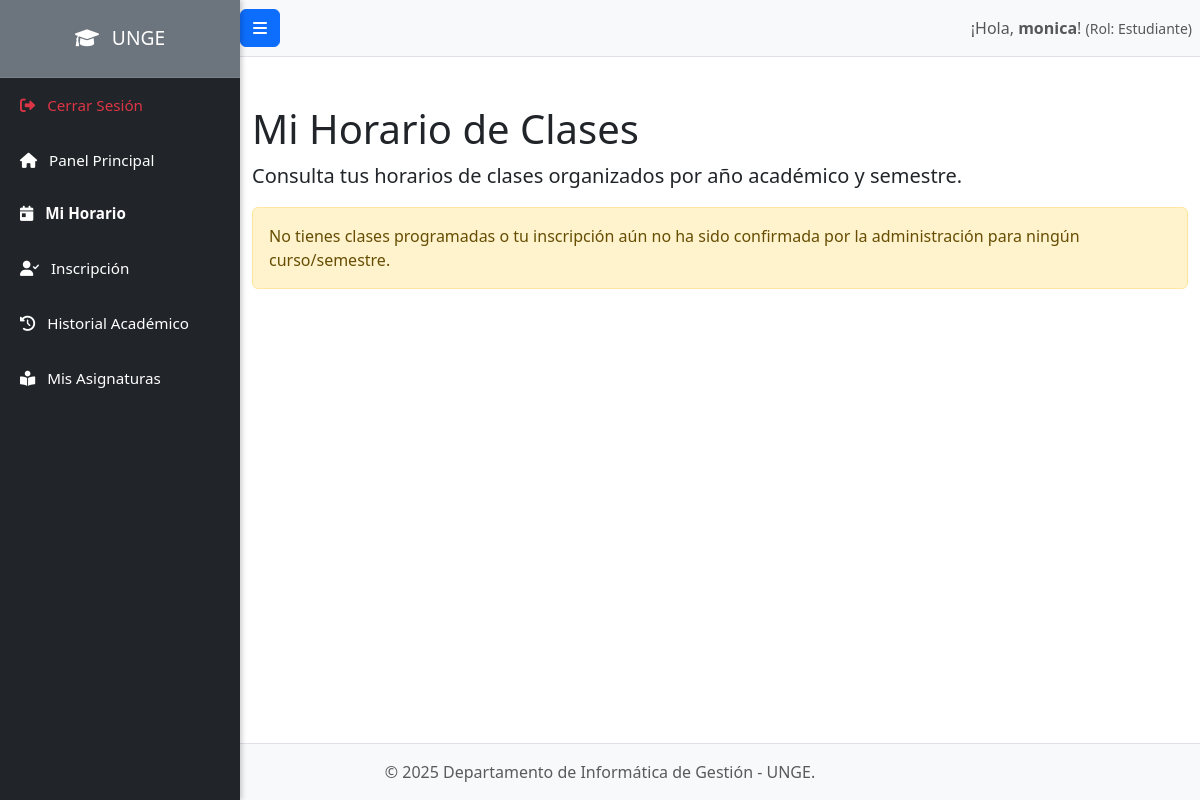
Before: /estudiantes/horarios.php (signed in) with the older database file.
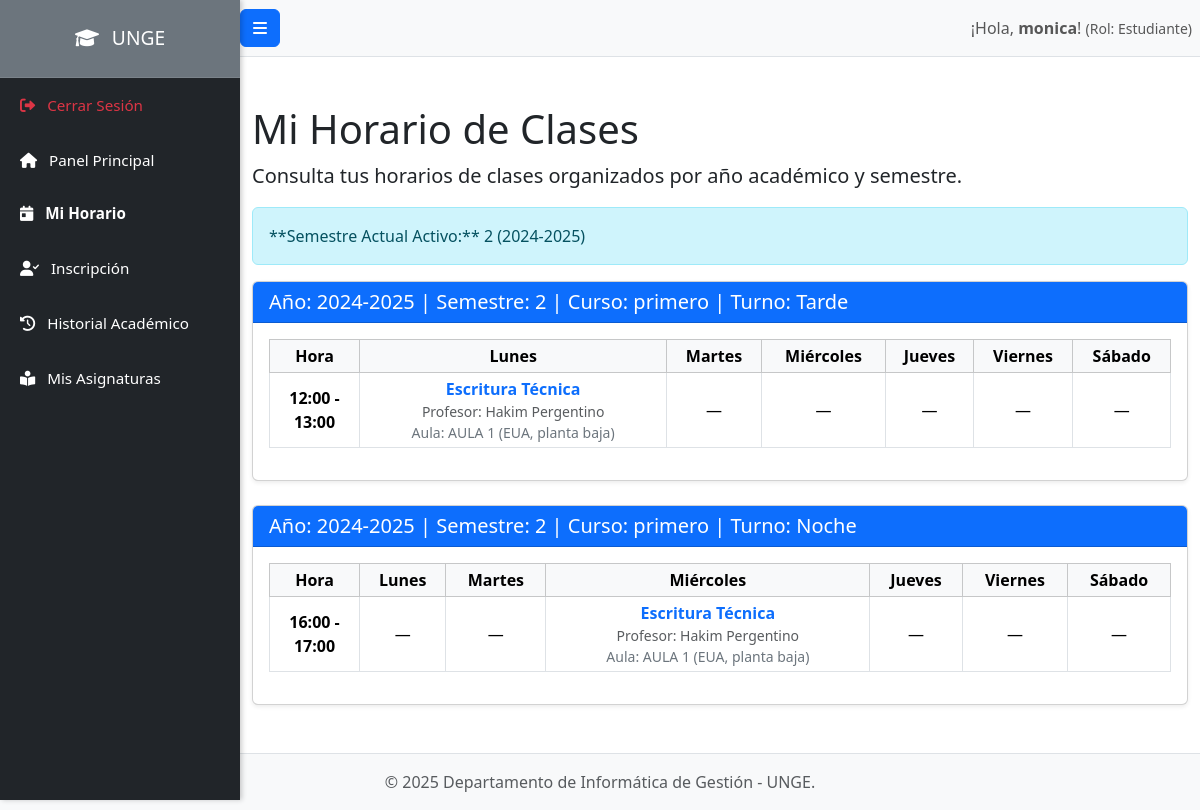
After: the same page with the newer database file.
### tables this page shows
CREATE TABLE `semestres` (
  `id` int(11) NOT NULL,
  `id_anio_academico` int(11) NOT NULL,
  `numero_semestre` int(11) NOT NULL,
  `fecha_inicio` date NOT NULL,
  `fecha_fin` date NOT NULL,
  `id_curso_asociado_al_semestre` int(11) DEFAULT NULL
);

CREATE TABLE `anios_academicos` (
  `id` int(11) NOT NULL,
  `nombre_anio` varchar(50) NOT NULL,
  `fecha_inicio` date NOT NULL,
  `fecha_fin` date NOT NULL
);

CREATE TABLE `cursos` (
  `id` int(11) NOT NULL,
  `nombre_curso` varchar(100) NOT NULL,
  `descripcion` text DEFAULT NULL,
  `created_at` timestamp NOT NULL DEFAULT current_timestamp(),
  `updated_at` timestamp NOT NULL DEFAULT current_timestamp() ON UPDATE current_timestamp()
);

CREATE TABLE `horarios` (
  `id` int(11) NOT NULL,
  `id_semestre` int(11) NOT NULL,
  `id_asignatura` int(11) NOT NULL,
  `id_curso` int(11) NOT NULL,
  `id_profesor` int(11) NOT NULL,
  `id_aula` int(11) NOT NULL,
  `dia_semana` enum('Lunes','Martes','Miércoles','Jueves','Viernes','Sábado','Domingo') NOT NULL,
  `hora_inicio` time NOT NULL,
  `hora_fin` time NOT NULL,
  `turno` enum('Tarde','Noche') NOT NULL
);

### includes/functions.php (called while the page is built, shortened)
<?php
function get_current_semester($pdo) {
    $current_date = date('Y-m-d');
    $stmt = $pdo->prepare("
        SELECT
            s.id,
            s.id_anio_academico,
            s.numero_semestre,
            s.fecha_inicio,
            s.fecha_fin,
            s.id_curso_asociado_al_semestre,
            aa.nombre_anio,
            aa.fecha_inicio AS anio_fecha_inicio,
            aa.fecha_fin AS anio_fecha_fin
        FROM semestres s
        JOIN anios_academicos aa ON s.id_anio_academico = aa.id
        WHERE :current_date BETWEEN s.fecha_inicio AND s.fecha_fin
        LIMIT 1
    ");
    $stmt->bindParam(':current_date', $current_date);
    $stmt->execute();
    return $stmt->fetch(PDO::FETCH_ASSOC);
}
?>

### estudiantes/horarios.php (the view, shortened to what the changed rows need)
<?php
require_once '../includes/functions.php';
require_once '../config/database.php';
include_once '../includes/header.php';
$id_usuario_actual = $_SESSION['user_id'];
$stmt_detalles_estudiante = $pdo->prepare("SELECT id FROM estudiantes WHERE id_usuario = :id_usuario");
$stmt_detalles_estudiante->bindParam(':id_usuario', $id_usuario_actual, PDO::PARAM_INT);
$stmt_detalles_estudiante->execute();
$detalles_estudiante = $stmt_detalles_estudiante->fetch(PDO::FETCH_ASSOC);
$id_estudiante_actual = $detalles_estudiante['id'];
$stmt_historial_cursos_estudiante = $pdo->prepare("
    SELECT ce.id_curso, ce.id_anio, sem.id AS id_semestre, sem.numero_semestre, aa.nombre_anio
    FROM curso_estudiante ce
    JOIN anios_academicos aa ON ce.id_anio = aa.id
    JOIN semestres sem ON sem.id_anio_academico = aa.id
    WHERE ce.id_estudiante = :id_estudiante
    ORDER BY aa.nombre_anio DESC, sem.numero_semestre DESC
");
$stmt_historial_cursos_estudiante->bindParam(':id_estudiante', $id_estudiante_actual, PDO::PARAM_INT);
$stmt_historial_cursos_estudiante->execute();
$historial_cursos_estudiante = $stmt_historial_cursos_estudiante->fetchAll(PDO::FETCH_ASSOC);
$todos_horarios_estudiante = [];
foreach ($historial_cursos_estudiante as $entrada_curso) {
    $id_curso_estudiante = $entrada_curso['id_curso'];
    $id_semestre = $entrada_curso['id_semestre'];
    $stmt_asignaturas_inscritas = $pdo->prepare("
        SELECT ie.id_asignatura
        FROM inscripciones_estudiantes ie
        WHERE ie.id_estudiante = :id_estudiante
        AND ie.id_semestre = :id_semestre
        AND ie.confirmada = 1
    ");
    $stmt_asignaturas_inscritas->bindParam(':id_estudiante', $id_estudiante_actual, PDO::PARAM_INT);
    $stmt_asignaturas_inscritas->bindParam(':id_semestre', $id_semestre, PDO::PARAM_INT);
    $stmt_asignaturas_inscritas->execute();
    $ids_asignaturas_inscritas = $stmt_asignaturas_inscritas->fetchAll(PDO::FETCH_COLUMN);
    if (!empty($ids_asignaturas_inscritas)) {
        $marcadores_posicion = implode(',', array_fill(0, count($ids_asignaturas_inscritas), '?'));
        $sql_horarios = "
            SELECT
                h.dia_semana, h.hora_inicio, h.hora_fin, h.turno,
                a.nombre_asignatura,
                p.nombre_completo AS nombre_profesor,
                au.nombre_aula, au.ubicacion,
                c.nombre_curso,
                sem.numero_semestre,
                aa.nombre_anio
            FROM horarios h
            JOIN asignaturas a ON h.id_asignatura = a.id
            JOIN usuarios p ON h.id_profesor = p.id
            JOIN aulas au ON h.id_aula = au.id
            JOIN cursos c ON h.id_curso = c.id
            JOIN semestres sem ON h.id_semestre = sem.id
            JOIN anios_academicos aa ON sem.id_anio_academico = aa.id
            WHERE h.id_semestre = ?
            AND h.id_asignatura IN ($marcadores_posicion)
            AND h.id_curso = ?
            ORDER BY FIELD(h.dia_semana, 'Lunes', 'Martes', 'Miércoles', 'Jueves', 'Viernes', 'Sábado', 'Domingo'), h.hora_inicio ASC
        ";
        $parametros = [$id_semestre];
        $parametros = array_merge($parametros, $ids_asignaturas_inscritas);
        $parametros[] = $id_curso_estudiante;
        $stmt_horarios = $pdo->prepare($sql_horarios);
        $stmt_horarios->execute($parametros);
        $horarios_obtenidos = $stmt_horarios->fetchAll(PDO::FETCH_ASSOC);
        $todos_horarios_estudiante = array_merge($todos_horarios_estudiante, $horarios_obtenidos);
    }
}
$horario_organizado = [];
$franjas_horarias_unicas = [];
$dias_semana = ['Lunes', 'Martes', 'Miércoles', 'Jueves', 'Viernes', 'Sábado'];
foreach ($todos_horarios_estudiante as $item) {
    $nombre_anio_academico = $item['nombre_anio'];
    $numero_semestre = $item['numero_semestre'];
    $nombre_curso = $item['nombre_curso'];
    $turno = $item['turno'];
    $dia_semana = $item['dia_semana'];
    $hora_inicio = substr($item['hora_inicio'], 0, 5);
    $hora_fin = substr($item['hora_fin'], 0, 5);
    $clave_franja_horaria = $hora_inicio . ' - ' . $hora_fin;
    if (!isset($franjas_horarias_unicas[$nombre_anio_academico][$numero_semestre][$nombre_curso][$turno])) {
        $franjas_horarias_unicas[$nombre_anio_academico][$numero_semestre][$nombre_curso][$turno] = [];
    }
    if (!in_array($clave_franja_horaria, $franjas_horarias_unicas[$nombre_anio_academico][$numero_semestre][$nombre_curso][$turno])) {
        $franjas_horarias_unicas[$nombre_anio_academico][$numero_semestre][$nombre_curso][$turno][] = $clave_franja_horaria;
    }
    if (!isset($horario_organizado[$nombre_anio_academico])) {
        $horario_organizado[$nombre_anio_academico] = [];
    }
    if (!isset($horario_organizado[$nombre_anio_academico][$numero_semestre])) {
        $horario_organizado[$nombre_anio_academico][$numero_semestre] = [];
    }
    if (!isset($horario_organizado[$nombre_anio_academico][$numero_semestre][$nombre_curso])) {
        $horario_organizado[$nombre_anio_academico][$numero_semestre][$nombre_curso] = [];
    }
    if (!isset($horario_organizado[$nombre_anio_academico][$numero_semestre][$nombre_curso][$turno])) {
        $horario_organizado[$nombre_anio_academico][$numero_semestre][$nombre_curso][$turno] = [];
    }
    if (!isset($horario_organizado[$nombre_anio_academico][$numero_semestre][$nombre_curso][$turno][$clave_franja_horaria])) {
        $horario_organizado[$nombre_anio_academico][$numero_semestre][$nombre_curso][$turno][$clave_franja_horaria] = [];
        foreach ($dias_semana as $dia) {
            $horario_organizado[$nombre_anio_academico][$numero_semestre][$nombre_curso][$turno][$clave_franja_horaria][$dia] = null;
        }
    }
    $horario_organizado[$nombre_anio_academico][$numero_semestre][$nombre_curso][$turno][$clave_franja_horaria][$dia_semana] = [
        'asignatura' => $item['nombre_asignatura'],
        'profesor' => $item['nombre_profesor'],
        'aula' => $item['nombre_aula'],
        'ubicacion' => $item['ubicacion']
    ];
}
?>
<h1 class="mt-4">Mi Horario de Clases</h1>
<p class="lead">Consulta tus horarios de clases organizados por año académico y semestre.</p>
<?php if (empty($todos_horarios_estudiante)): ?>
    <div class="alert alert-warning">
        No tienes clases programadas o tu inscripción aún no ha sido confirmada por la administración para ningún curso/semestre.
    </div>
<?php else: ?>
    <?php
    $info_semestre_actual = get_current_semester($pdo);
    if ($info_semestre_actual):
    ?>
        <div class="alert alert-info">
            **Semestre Actual Activo:** <?php echo htmlspecialchars($info_semestre_actual['numero_semestre'] . ' (' . $info_semestre_actual['nombre_anio'] . ')'); ?>
        </div>
    <?php endif; ?>
    <?php foreach ($horario_organizado as $nombre_anio_academico => $semestres): ?>
        <?php foreach ($semestres as $numero_semestre => $cursos): ?>
            <?php foreach ($cursos as $nombre_curso => $turnos): ?>
                <?php foreach ($turnos as $turno => $datos_franjas_horarias): ?>
                    <div class="card shadow-sm mb-4">
                        <div class="card-header bg-primary text-white">
                            <h5 class="mb-0">
                                Año: <?php echo htmlspecialchars($nombre_anio_academico); ?> |
                                Semestre: <?php echo htmlspecialchars($numero_semestre); ?> |
                                Curso: <?php echo htmlspecialchars($nombre_curso); ?> |
                                Turno: <?php echo htmlspecialchars($turno); ?>
                            </h5>
                        </div>
                        <div class="card-body">
                            <div class="table-responsive">
                                <table class="table table-bordered table-sm text-center align-middle">
                                    <thead>
                                        <tr class="table-light">
                                            <th style="width: 10%;">Hora</th>
                                            <?php foreach ($dias_semana as $dia): ?>
                                                <th><?php echo htmlspecialchars($dia); ?></th>
                                            <?php endforeach; ?>
                                        </tr>
                                    </thead>
                                    <tbody>
                                        <?php
                                        $franjas_ordenadas_para_este_grupo = $franjas_horarias_unicas[$nombre_anio_academico][$numero_semestre][$nombre_curso][$turno];
                                        foreach ($franjas_ordenadas_para_este_grupo as $franja_horaria):
                                        ?>
                                            <tr>
                                                <td class="fw-bold"><?php echo htmlspecialchars($franja_horaria); ?></td>
                                                <?php foreach ($dias_semana as $dia): ?>
                                                    <td>
                                                        <?php
                                                        $info_clase = $datos_franjas_horarias[$franja_horaria][$dia] ?? null;
                                                        if ($info_clase):
                                                        ?>
                                                            <strong class="d-block text-primary"><?php echo htmlspecialchars($info_clase['asignatura']); ?></strong>
                                                            <small class="d-block text-muted">Profesor: <?php echo htmlspecialchars($info_clase['profesor']); ?></small>
                                                            <small class="d-block text-secondary">Aula: <?php echo htmlspecialchars($info_clase['aula'] . ' (' . $info_clase['ubicacion'] . ')'); ?></small>
                                                        <?php else: ?>
                                                            —
                                                        <?php endif; ?>
                                                    </td>
                                                <?php endforeach; ?>
                                            </tr>
                                        <?php endforeach; ?>
                                    </tbody>
                                </table>
                            </div>
                        </div>
                    </div>
                <?php endforeach; ?>
            <?php endforeach; ?>
        <?php endforeach; ?>
    <?php endforeach; ?>
<?php endif; ?>
<?php include_once '../includes/footer.php'; ?>

Changed rows visible on the page:
now on this page (row unchanged): semestres: numero_semestre.nombre_anio "2 (2024-2025)", numero_semestre "2"
now on this page (row unchanged): anios_academicos: nombre_anio "2024-2025"
now on this page (row unchanged): cursos: nombre_curso "primero"
added horarios: turno "Noche"
Other visible differences:
text no longer shown: "No tienes clases programadas o tu inscripción aún no ha sido confirmada por la administración para ningún curso/semestre."
text now shown: "**Semestre Actual Activo:**"
new list line: "Año: | Semestre: | Curso: | Turno: Tarde Hora Lunes Martes Miércoles Jueves Viernes Sábado 12:00 - 13:00 Escritura Técnica Profesor: Hakim Pergentino Aula: AULA 1 (EUA, planta baja) — — — — — Año: | Semestre: | Curso: | Turno: Hora Lunes Martes Miércoles Jueves Viernes Sábado 16:00 - 17:00 — — Escritura Técnica Profesor: Hakim Pergentino Aula: AULA 1 (EUA, planta baja) — — —"
